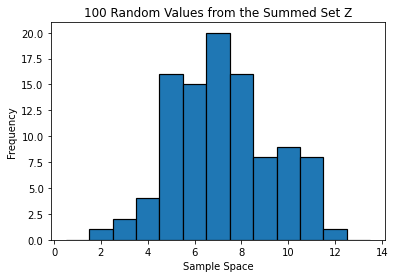

Write Python code to recreate this figure.
# -*- coding: utf-8 -*-
"""
Created on Fri Sep 16 16:59:12 2022

@author: palom
"""
import random
import numpy as np
import matplotlib.pyplot as plt

X = [random.randint(1, 6) for x in range(100)]
Y = [random.randint(1, 6) for x in range(100)]
Z = np.add(X, Y)

plt.hist(Z, range(1, 15), edgecolor='black', linewidth=1.2, align = 'left')
plt.xlabel('Sample Space')
plt.ylabel('Frequency')
plt.title('100 Random Values from the Summed Set Z')
